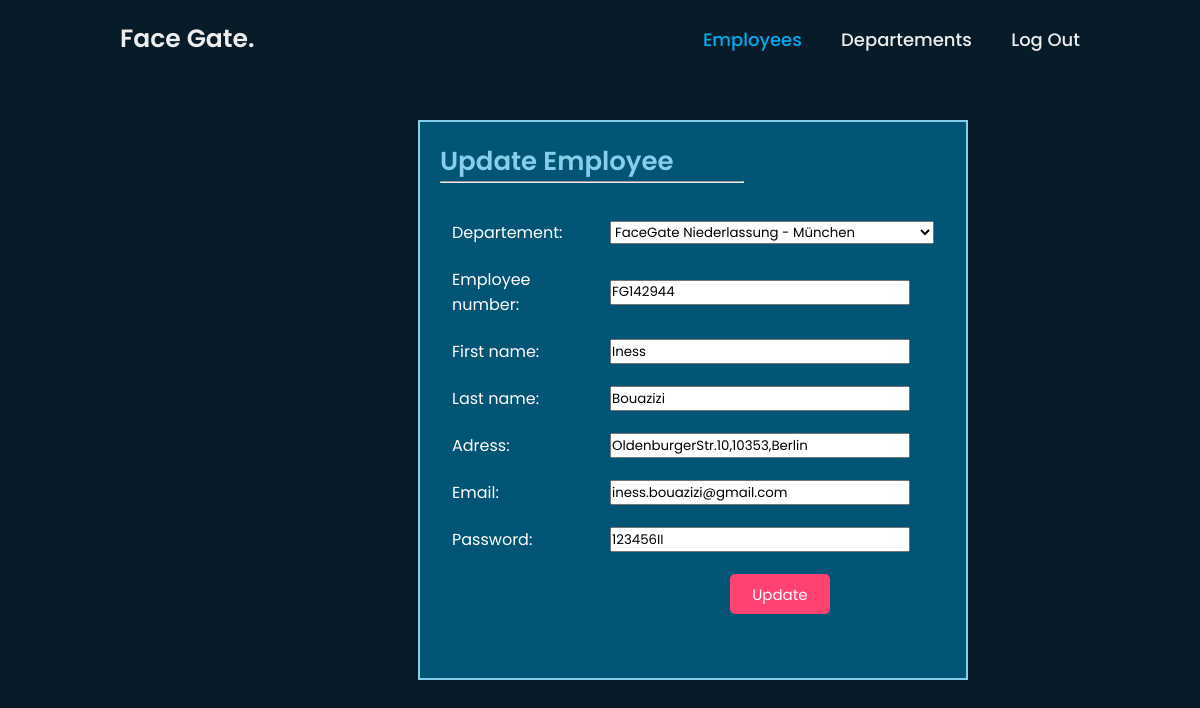
Page /home-admin/modify/2 (signed in) on the committed database.
### Login/models.py (models this page shows, shortened)
class Employee(models.Model):
    dep=models.ForeignKey(departement,on_delete=models.CASCADE)
    empnum=models.CharField(max_length=50)
    fname=models.CharField(max_length=50)
    lname=models.CharField(max_length=50)
    adress=models.CharField(max_length=100)
    email=models.EmailField(max_length=200)
    password=models.CharField(max_length=100)
    isnew=models.BooleanField(default=True)

### Login/views.py (the view)
# urls.py: path('home-admin/modify/<int:id>',views.ModifyEmp,name='modify Employee'),
@login_required(login_url='login')
def ModifyEmp(request,id):
    if request.user.is_superuser:
        e=Employee.objects.get(id=id)
        form=addEmp(request.POST or None, instance=e)
        if form.is_valid():
            form.save()
            messages.info(request,"Employee is updated successfully!")
        return render(request,"modify-Employee.html",{"form":form})
    else:
        return render(request,"403.html")

### Login/forms.py
class addEmp(forms.ModelForm):
    class Meta:
        model=Employee
        fields=('dep','empnum','fname','lname','adress','email','password')

### Login/models.py (called while the page is built)
    def __str__(self):
        return self.name

### Login/templates/modify-employee.html (shortened to what this page needs)
<html>
    <head>
        {% load static %}
    <link rel="stylesheet" href="{% static 'services.css' %}">
    <link href='https://unpkg.com/boxicons@2.1.4/css/boxicons.min.css' rel='stylesheet'>
    </head>
    <body>
        <header class="header">
            <a href="/home-admin/" class="logo">Face Gate.</a>
            <nav class="navbar">
                <a class="active" href="/home-admin/">Employees</a>
                <a href="/departement/">Departements</a>
                <a href="{% url 'logout' %}">Log Out</a>
            </nav>
        </header>
        <section class="employee">
            <div class="emp-content">
            <div class="employee-content">
                <form method="POST">
                    <h1>Update Employee</h1><hr>
                    <br>
                    <table>
                        <tr>
                            <td><label>Departement:</label></td><td>{{form.dep}}</td>
                        </tr>
                     <tr>
                        <td><label>Employee number:</label></td><td>{{form.empnum}}</td>
                    </tr>
                    <tr>
                        <td><label>First name:</label></td><td>{{form.fname}} </td>
                    </tr>
                    <tr>
                        <td><label>Last name:</label></td><td>{{form.lname}} </td>
                    </tr>
                    <tr>
                        <td><label>Adress:</label></td><td>{{form.adress}} </td>
                    </tr>
                    <tr>
                        <td><label>Email:</label></td><td>{{form.email}} </td>
                    </tr>
                    <tr>
                        <td><label>Password:</label></td><td>{{form.password}} </td>
                    </tr>
                    <tr>
                        <td></td><td><button type="submit" class="btn" >Update</button>
                        </td>
                    </tr>
                </table>
                </form>
            </div>
</div>
        </section>
    </body>
</html>

### Login/static/services.css (style rules this page uses)
* { margin: 0; padding: 0; box-sizing: border-box; font-family: 'Poppins', sans-serif; }
body { background: #081b29; }
.header { position: fixed; top:0; left: 0; width: 100%; padding: 20px 10%; background-color: transparent; display: flex; justify-content: space-between; align-items: center; z-index: 100; }
.logo { position: relative; font-size: 25px; color: #ededed; text-decoration: none; font-weight: 600; }
.logo::before { content: ''; position: absolute; top: 0; right: 0; width: 100%; height: 100%; background: #081b29; animation: shaowRight 1s ease forwards; animation-delay: .4s; }
.navbar a { font-size: 18px; color: #ededed; text-decoration: none; font-weight: 500; margin-left: 35px; transition: .3s; }
.navbar a:hover, .navbar a.active { color:#00abf0; }
.consultation, .services, .departements, .employee { height: 100vh; display: flex; align-items: center; padding: 0 10%; }
.emp-content { width: 550px; margin-left: 30%; padding: 10px; }
.form-add h1, .employee-content h1 { color: skyblue; font-family: 'Poppins', sans-serif; font-size: 26px; font-weight: 600; }
.form-add hr, .employee-content hr { width: 60%; color: skyblue; }
.form-add label, .employee-content label { color: white; }
.btn { border: none; background-color: #ff4271; font-size: 15px; width: 100px; height: 40px; color: white; margin-left: 37%; border-radius: 5px; }
.form-add table td, .employee-content table td { padding: 10px; }
.employee-content { width: 550px; height: 70%; padding: 20px; background-color: #025575;; border: 2px solid #87ceeb; }
.employee-content input { width: 300px; height: 25px; }

### rows in the picture
Employee: dep "FaceGate Niederlassung - München", empnum "FG142944", fname "Iness", lname "Bouazizi", adress "OldenburgerStr.10,10353,Berlin", email "iness.bouazizi@gmail.com", password "123456II"
